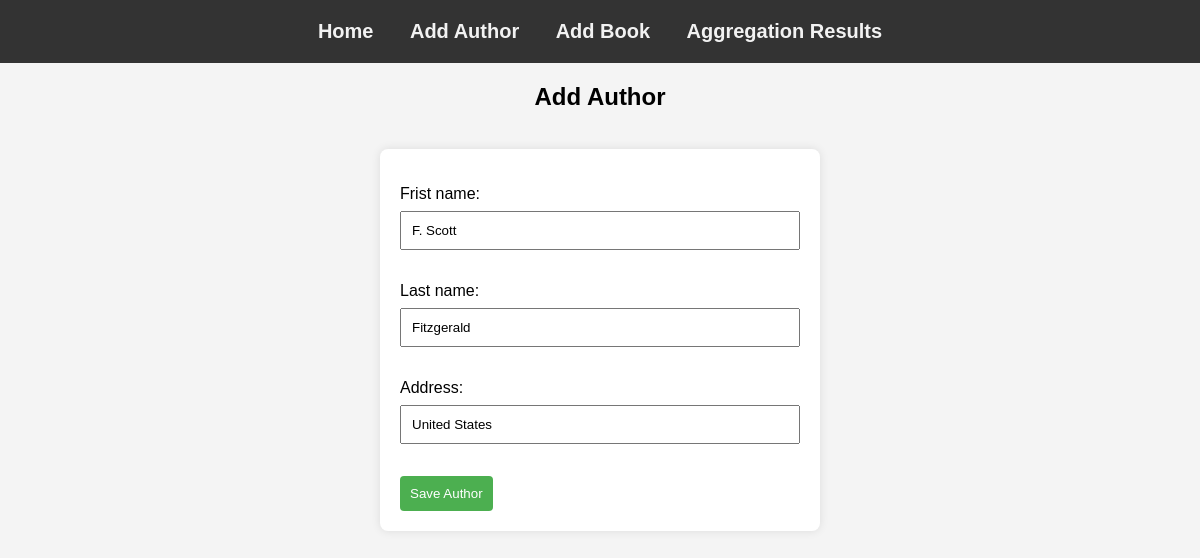
Screenshot of /author-update/1/ with the database file from the repository.
### library/models.py (models this page shows, shortened)
class Author(models.Model):
    frist_name = models.CharField(max_length=200)
    last_name = models.CharField(max_length=200)
    address = models.CharField(max_length=200)

### library/views.py (the view)
# urls.py: path('author-update/<str:pk>/' , author_update , name = 'authorupdate'),
def author_update(request, pk):
    modell = Author.objects.get(id=pk)
    authorform = AuthorForm(instance=modell)
    if request.method == 'POST':
        authorform = AuthorForm(request.POST, instance=modell)
        if authorform.is_valid():
            authorform.save()
            return redirect('home')
    context = {"authorform" :authorform ,}
    return render(request, 'authorform.html', context)

### library/forms.py
class AuthorForm(forms.ModelForm):
    class Meta:
        model = Author
        fields = ['frist_name', 'last_name', 'address']

### library/templates/authorform.html (shortened to what this page needs)
<html>
<head>
</head>
<body>
    {%  include 'navbar.html' %}
    <h2 style="text-align: center;">Add Author</h2>
    <br>
    <form method="post" action="">
        {{ authorform.as_p }}
        <button type="submit">Save Author</button>
    </form>
</body>
</html>

### library/templates/authorform.html (style rules this page uses)
body { font-family: Arial, sans-serif; background-color: #f4f4f4; padding: 20px; }
form { max-width: 400px; margin: 0 auto; background-color: #fff; padding: 20px; border-radius: 8px; box-shadow: 0 0 10px rgba(0, 0, 0, 0.1); }
label { display: block; margin-bottom: 8px; }
input { width: 100%; padding: 10px; margin-bottom: 16px; box-sizing: border-box; }
button { background-color: #4caf50; color: #fff; padding: 10px; border: none; border-radius: 4px; cursor: pointer; }

### library/templates/navbar.html (style rules this page uses)
body { font-family: Arial, sans-serif; margin: 0; padding: 0; }

### rows the page displays
Author: frist_name "F. Scott", last_name "Fitzgerald", address "United States"
